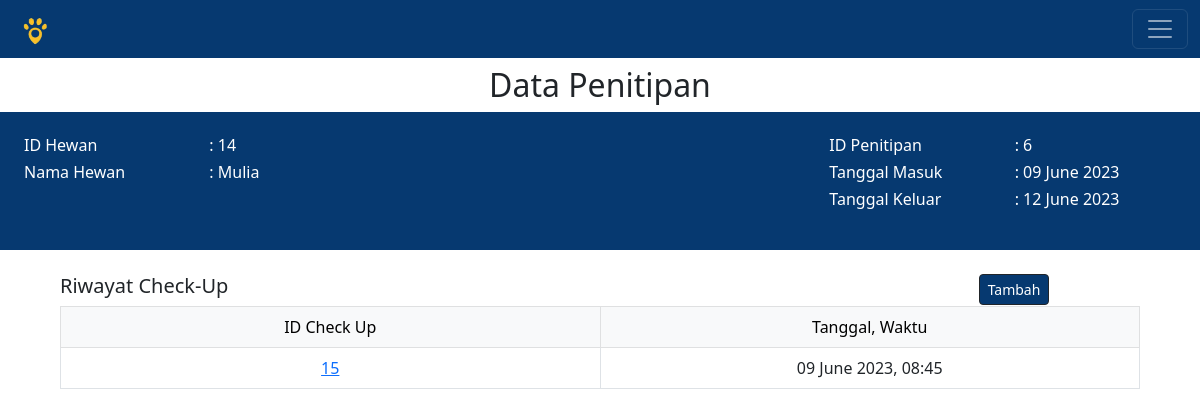
The app's page /data_penitipan.php?id_penitipan=6&id_hewan=14 with its own data.
### tables this page shows
CREATE TABLE `hewan` (
  `id_hewan` int(11) NOT NULL,
  `nama_hewan` varchar(30) NOT NULL,
  `nama_pemilik` varchar(30) NOT NULL,
  `alamat` varchar(30) NOT NULL,
  `no_wa_pemilik` varchar(20) NOT NULL,
  `umur` varchar(30) NOT NULL,
  `spesies` varchar(20) NOT NULL,
  `ras` varchar(20) NOT NULL,
  `warna` varchar(20) NOT NULL,
  `berat` varchar(30) NOT NULL,
  `jenis_kelamin` varchar(6) NOT NULL,
  `tanda_khusus` varchar(20) NOT NULL
);

CREATE TABLE `data_penitipan` (
  `id_penitipan` int(11) NOT NULL,
  `id_hewan` int(11) NOT NULL,
  `tanggal_masuk` date NOT NULL,
  `tanggal_keluar` date NOT NULL
);

CREATE TABLE `data_checkup` (
  `id_dataCheckUp` int(11) NOT NULL,
  `id_pemeriksaan` varchar(20) DEFAULT NULL,
  `id_dokter` int(11) NOT NULL,
  `id_penitipan` int(11) DEFAULT NULL,
  `perawatan` varchar(20) NOT NULL,
  `habitus` varchar(20) NOT NULL,
  `gizi` varchar(20) NOT NULL,
  `suhu` varchar(10) NOT NULL,
  `napas` varchar(10) NOT NULL,
  `nadi` varchar(10) NOT NULL,
  `pertumbuhan_badan` varchar(20) NOT NULL,
  `tanggal` datetime NOT NULL
);

### data_penitipan.php (the view, shortened to what this page needs)
<?php
	include 'koneksi.php';
?>
<!DOCTYPE html>
<html>
<head>
	<link href="https://cdn.jsdelivr.net/npm/bootstrap@5.2.2/dist/css/bootstrap.min.css" rel="stylesheet">
	<link rel="stylesheet" href="home.css">
</head>
<body>
	<nav class="navbar navbar-dark" style="background-color:#063970">
  	<div class="container-fluid">
  	  <a class="navbar-brand"><img src="Images/logo.png" style="height:30px" alt="BAROKAH 2"></a>
  	  <button class="navbar-toggler" type="button" data-bs-toggle="offcanvas" data-bs-target="#offcanvasRight" aria-controls="offcanvasRight">
  	  	<span class="navbar-toggler-icon"></span>
  	  </button>
  	</div>
	</nav>
	<?php
	$id_hewan = $_GET['id_hewan'];
	$id_penitipan = $_GET['id_penitipan'];
	$query1= mysqli_query($connect, "SELECT * FROM hewan where id_hewan='$id_hewan'");
	$query2= mysqli_query($connect, "SELECT * FROM data_penitipan where id_penitipan='$id_penitipan'");
	$query3= mysqli_query($connect, "SELECT * FROM data_checkup where id_penitipan='$id_penitipan' ORDER BY id_dataCheckUp DESC");
	while ($data1 = mysqli_fetch_array($query1)) {
	?>
	<center class="my-1 pt-1">
	<h2>Data Penitipan</h2>
	<div style="width:100%; background-color:#063970;" class="py-4 px-2">
		<div class="row">
			<div class="col-2 mr-0">
			<div style="color:white; text-align:left;" class="mb-3 mx-3">
				<h6>ID Hewan</h6>
				<h6>Nama Hewan</h6>
			</div>
			</div>
			<div class="col-6 mr-5">
			<div style="color:white; text-align:left;">
				<h6><?= ": ".$id_hewan;?></h6>
				<h6><?= ": ".$data1['nama_hewan'];?></h6>
			</div>
			</div>
	<?php }while ($data2 = mysqli_fetch_array($query2)) {
	?>
			<div class="col-2">
			<div style="color:white; text-align:left;" class="mb-3 mx-3">
				<h6>ID Penitipan</h6>
				<h6>Tanggal Masuk</h6>
				<h6>Tanggal Keluar</h6>
			</div>
			</div>
			<div class="col-2 mr-3">
			<div style="color:white; text-align:left;">
				<h6><?= ": ".$id_penitipan;?></h6>
				<h6><?= ": ".date('d F Y',strtotime($data2['tanggal_masuk']));?></h6>
				<h6><?= ": ".date('d F Y',strtotime($data2['tanggal_keluar']))?></h6>
			</div>
			</div>
		</div>
	</div>
	<?php }?>
			<div style="width:90%;" class="mt-4">
			<div class="row">
				<div class="col-9">
					<h5 style="text-align:left">Riwayat Check-Up</h5>
				</div>
				<div class="col-3">
					<a type="button" href="inputCheckUp.php?id_hewan=<?= $id_hewan?>&id_penitipan=<?=$id_penitipan;?>&id_dokter=<?=$id_dokter;?>&message=penitipan" class="btn btn-dark btn-lg btn-merkcolor btn-sm" style="align:right">Tambah</a>
				</div>
			</div>
			<table class="table table-bordered" style="text-align:center">
			<thead class="table-light">
				<tr>
					<td class="col-1">ID Check Up</td>
					<td class="col-1">Tanggal, Waktu</td>
				</tr>
			</thead>
				<tbody>
					<?php
					while ($data3 = mysqli_fetch_array($query3)) {
					?>
							<tr>
							<td><a href="output_checkup.php?id_dataCheckUp=<?=$data3['id_dataCheckUp'];?>"><?=$data3['id_dataCheckUp'];?></a></td>
							<td><?= date('d F Y',strtotime($data3['tanggal'])).", ".date('H:i', strtotime($data3['tanggal']));?></td>
							</tr>
					<?php } ?>
				</tbody>
			</table>
			</div>
	</center>
</body>
</html>

### data_penitipan.php (style rules this page uses)
.btn-merkcolor { background-color:#063970; }

### records on screen
hewan: nama_hewan "Mulia"
data_penitipan: tanggal_masuk "09 June 2023", tanggal_keluar "12 June 2023"
data_checkup: id_dataCheckUp "15", tanggal "09 June 2023", tanggal "08:45"
